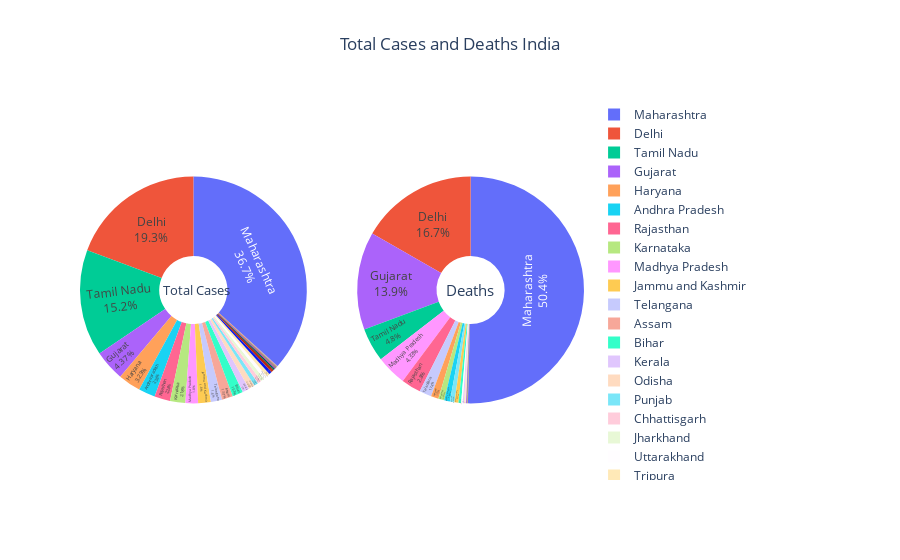

Source (notebook cell):
### Markdown cell above
From the above graph we can easily say <br>
<ul>
    <li>Russia has great medical fascilites considering it is between Spain and UK who are doing considerably worse having more number of total deaths</li>
    <li>Belgium does not look ready for the epidemic considering the neighbouring countries</li>
</ul>

### Code cell
pie_chart(temp_df, total_cases_india, deaths_india, 'India')

### Figure 1 — Plotly figure (JSON) as saved in the notebook; plotly's stock layout.template omitted (floating-point values rounded to 4 significant figures)
{"data": [{"domain": {"x": [0, 0.45], "y": [0, 1]}, "hole": 0.3, "labels": ["Maharashtra", "Delhi", "Tamil Nadu", "Gujarat", "Haryana", "Andhra Pradesh", "Rajasthan", "Karnataka", "Madhya Pradesh", "Jammu and Kashmir", "Telangana", "Assam", "Bihar", "Kerala", "Odisha", "Punjab", "Chhattisgarh", "Jharkhand", "Uttarakhand", "Tripura", "Ladakh", "Goa", "Manipur", "Himachal Pradesh", "Mizoram", "Puducherry", "Arunachal Pradesh", "Nagaland", "Sikkim", "Chandigarh", "Dadra and Nagar Haveli and Daman and Diu", "Meghalaya", "Andaman and Nicobar Islands"], "name": "Total Cases", "showlegend": true, "textinfo": "percent+label", "textposition": "inside", "type": "pie", "values": [50057, 26351, 20709, 5962, 4406, 3244, 3059, 2980, 2455, 2454, 2188, 2145, 2093, 1366, 1178, 838, 736, 709, 701, 658, 563, 544, 341, 180, 120, 111, 88, 87, 66, 50, 36, 18, 11]}, {"domain": {"x": [0.55, 1], "y": [0, 1]}, "hole": 0.3, "labels": ["Maharashtra", "Delhi", "Tamil Nadu", "Gujarat", "Haryana", "Andhra Pradesh", "Rajasthan", "Karnataka", "Madhya Pradesh", "Jammu and Kashmir", "Telangana", "Assam", "Bihar", "Kerala", "Odisha", "Punjab", "Chhattisgarh", "Jharkhand", "Uttarakhand", "Tripura", "Ladakh", "Goa", "Manipur", "Himachal Pradesh", "Mizoram", "Puducherry", "Arunachal Pradesh", "Nagaland", "Sikkim", "Chandigarh", "Dadra and Nagar Haveli and Daman and Diu", "Meghalaya", "Andaman and Nicobar Islands"], "name": "Deaths", "showlegend": true, "textinfo": "percent+label", "textposition": "inside", "type": "pie", "values": [5537, 1837, 528, 1533, 118, 88, 308, 94, 476, 63, 191, 8, 41, 20, 11, 72, 9, 9, 25, 1, 1, 0, 0, 8, 0, 6, 0, 0, 0, 6, 0, 1, 0]}], "layout": {"annotations": [{"font": {"size": 13}, "showarrow": false, "text": "Total Cases", "x": 0.16, "y": 0.5}, {"font": {"size": 15}, "showarrow": false, "text": "Deaths", "x": 0.825, "y": 0.5}], "hovermode": "x", "title": {"text": "Total Cases and Deaths India", "x": 0.5, "xanchor": "center"}}}
